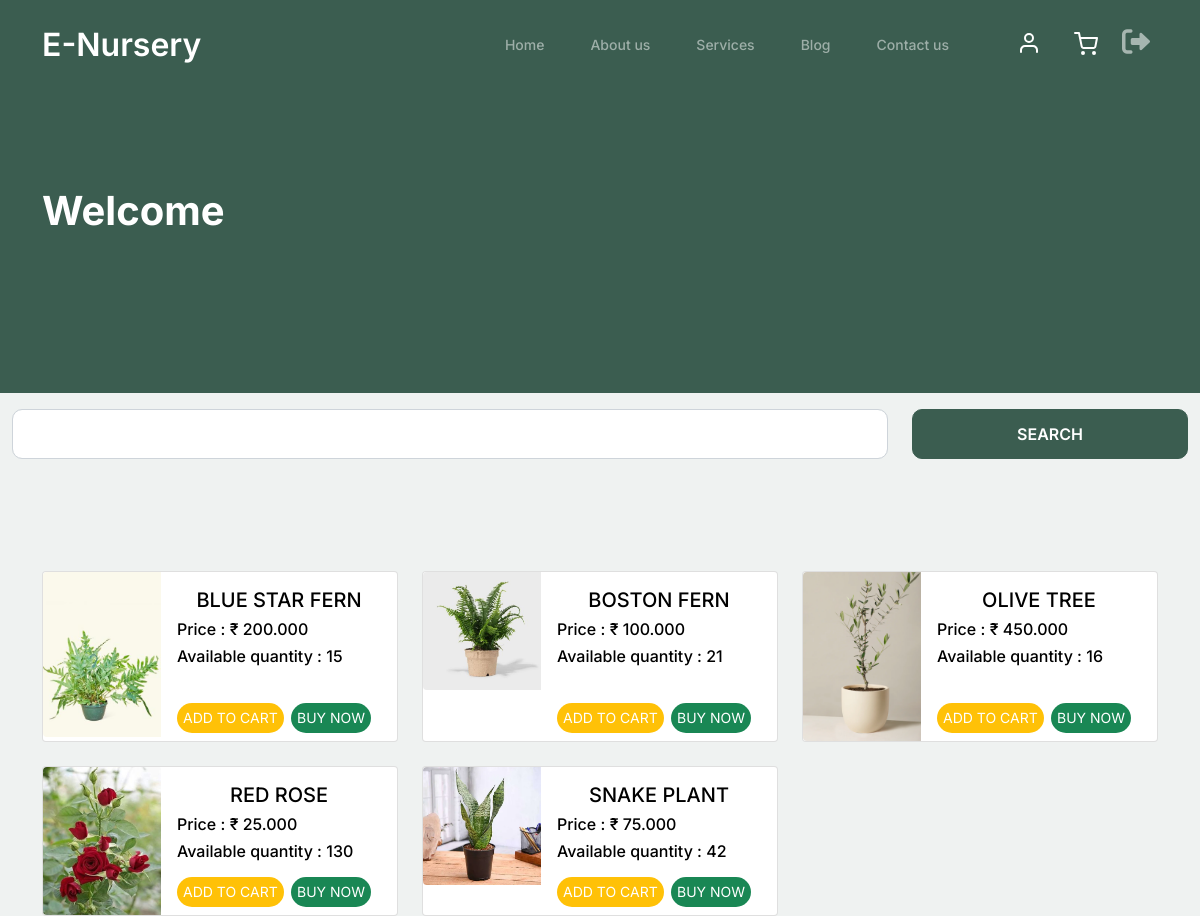
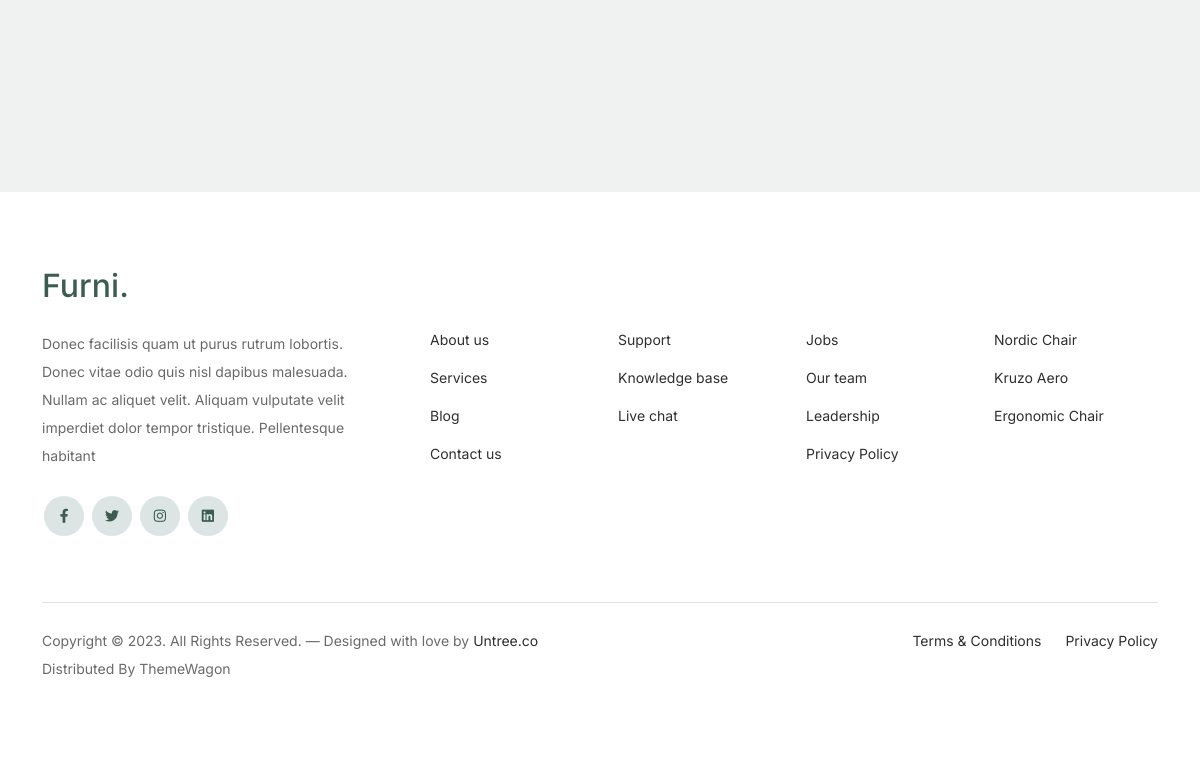
The page /user_home on the database as committed earlier (2 pictures, top to bottom).
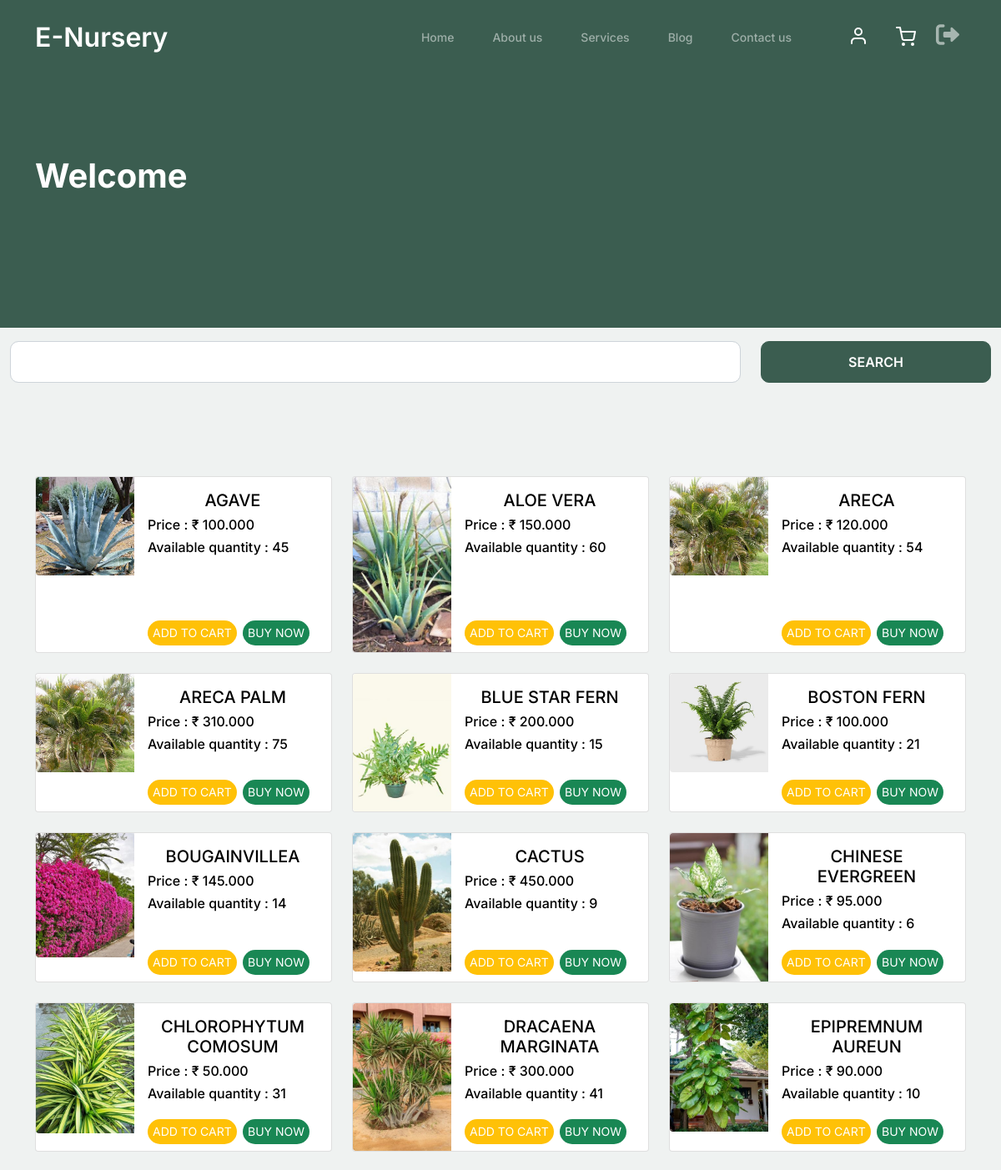
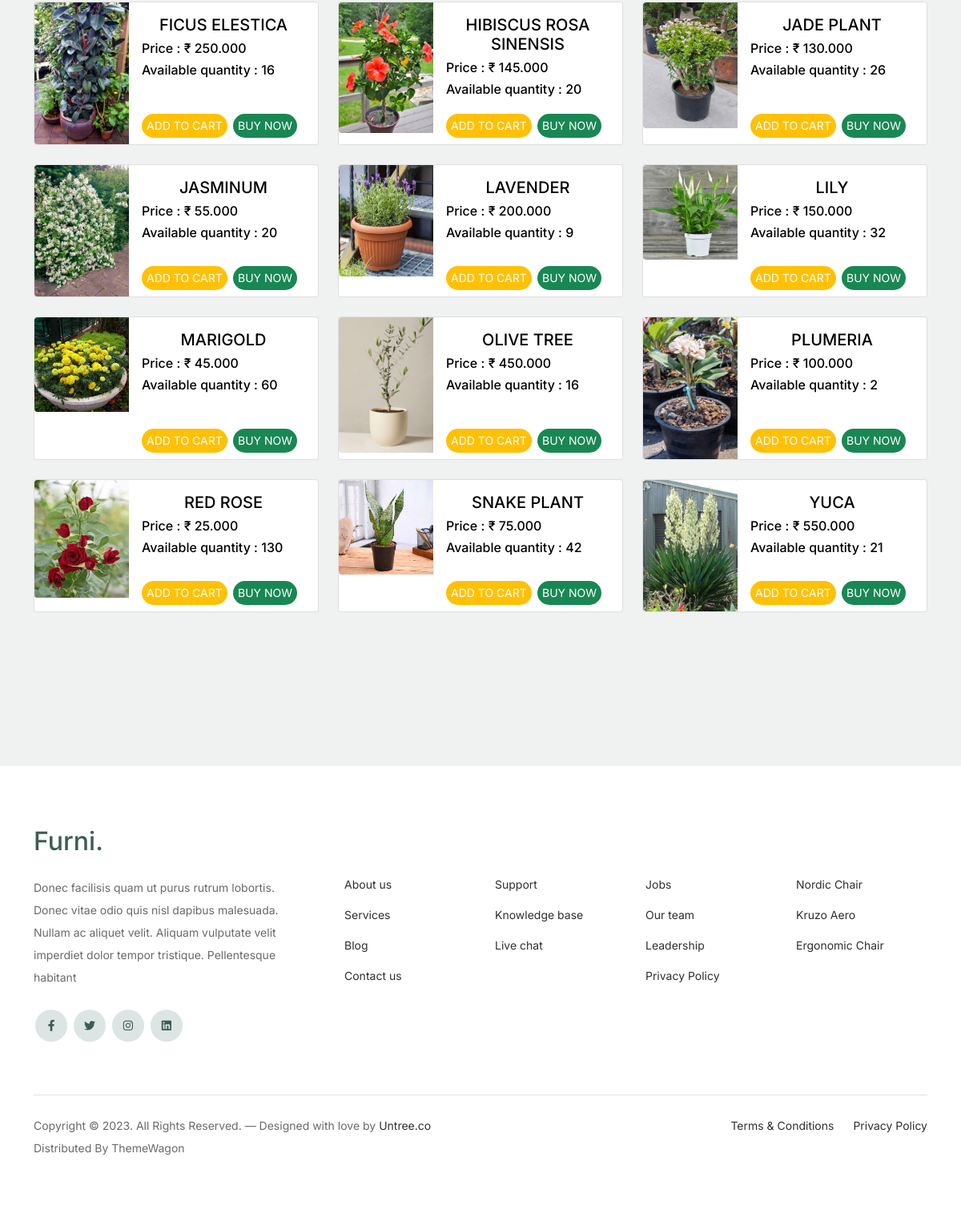
The same page on the database as committed later (2 pictures, top to bottom).
### products/models.py (models this page shows, shortened)
class Products(models.Model):
    product_name = models.CharField(max_length=255)
    product_price = models.DecimalField(max_digits=10, decimal_places=3, validators=[MinValueValidator(0)])
    product_quantity = models.PositiveIntegerField()
    product_image = models.ImageField(upload_to='product_images/')

### users/views.py (the view)
# urls.py: path('user_home', views.user_home, name="user_home"),
def user_home(request):
    products = Products.objects.filter(product_quantity__gt = 0).order_by('product_name')
    return render(request, "home.html", {'products' : products})

### templates/home.html (shortened to what this page needs)
{% extends "base.html" %} {% block content %}
<div class="hero">
  <div class="container">
    <div class="row justify-content-between">
      <div class="col-lg-5">
        <div class="intro-excerpt">
          <h1>Welcome</h1>
        </div>
      </div>
    </div>
  </div>
</div>
<div class="container-fluid">
  <form action="search" method="post">
    <div class="form-group row mt-3">
      <div class="col-md-9">
        <input
          type="search"
          name="h_search"
          id="h_search"
          class="form-control"
          value="{{ term }}" />
      </div>
      <div class="col-md-3">
        <a href="search">
          <input
            type="submit"
            value="SEARCH"
            id="searchbtn"
            name="searchbtn"
            class="form-control btn btn-primary" />
        </a>
      </div>
    </div>
  </form>
</div>
<div class="untree_co-section product-section before-footer-section">
  <div class="container">
    <div class="row row-cols-1 row-cols-md-3 g-4">
      {% for product in products %}
      <div class="card-group">
        <div class="card h-100 text-black">
          <div class="row g-0">
            <div class="col-md-4">
                <img
                  src="{{ product.product_image.url }}"
                  class="img-fluid rounded-start border-primary"
                  alt="Image of {{ product.product_name }}"
                  style="width: 100%; height: 100%; object-fit: cover" />
            </div>
            <div class="col-md-8">
              <div class="card-body d-flex flex-column">
                <h5 class="card-title text-uppercase text-center mb-2">
                  {{ product.product_name }}
                </h5>
                <h6 class="cart-title text-left mb-2">
                  Price : <span>&#8377;</span>
                  {{ product.product_price }}
                </h6>
                <h6 class="cart-title text-left mb-2">
                  Available quantity : {{ product.product_quantity }}
                </h6>
                <div class="mt-auto">
                  <div class="row">
                    <div class="col-md-6">
                      <a href="{% url 'add_to_cart' %}?product_id={{ product.id }}">
                        <button
                          class="btn-warning border-0 rounded-pill position-absolute bottom-0 mb-2 text-white">
                          ADD TO CART
                        </button>
                      </a>
                    </div>
                    <div class="col-md-6">
                      <a href="">
                        <button
                          class="btn-success border-0 rounded-pill position-absolute bottom-0 mb-2">
                          BUY NOW
                        </button>
                      </a>
                    </div>
                  </div>
                </div>
              </div>
            </div>
          </div>
        </div>
    </div>
        {% endfor %}
      </div>
    </div>
  </div>
{% endblock %}

### templates/base.html (shortened to what this page needs)
<!doctype html>
<html lang="en">
	{% load static %}
<head>
	<link href="{% static 'css/bootstrap.min.css' %}" rel="stylesheet">
	<link href="https://cdnjs.cloudflare.com/ajax/libs/font-awesome/6.0.0-beta3/css/all.min.css" rel="stylesheet">
	<link href="{% static 'css/tiny-slider.css' %}" rel="stylesheet">
	<link href="{% static 'css/style.css' %}" rel="stylesheet">
</head>
<body>
	<nav class="custom-navbar navbar navbar navbar-expand-md navbar-dark bg-dark" arial-label="Furni navigation bar">
		<div class="container">
			<a class="navbar-brand" href="index.html">E-Nursery</a>
			<div class="collapse navbar-collapse" id="navbarsFurni">
				<ul class="custom-navbar-nav navbar-nav ms-auto mb-2 mb-md-0">
					<li class="nav-item">
						<a class="nav-link" href="{% url 'user_home' %}">Home</a>
					</li>
					<li><a class="nav-link" href="about.html">About us</a></li>
					<li><a class="nav-link" href="services.html">Services</a></li>
					<li><a class="nav-link" href="blog.html">Blog</a></li>
					<li><a class="nav-link" href="{% url 'contact' %}">Contact us</a></li>
				</ul>
				<ul class="custom-navbar-cta navbar-nav mb-2 mb-md-0 ms-5">
					<li><a class="nav-link" href="{% url 'editprofile' %}"><img src="{% static 'images/user.svg' %}"></a></li>
					<li><a class="nav-link" href="{% url 'view_cart' %}"><img src="{% static 'images/cart.svg' %}"></a></li>
					<li><a class="nav-link ms-2" href="{% url 'logout' %}"><i class="fa fa-sign-out-alt" style="font-size: 28px;"></i></a></li>
				</ul>
			</div>
		</div>
	</nav>
	{% block content %}
	{% endblock %}
	<footer class="footer-section">
		<div class="container relative">
			<div class="row g-5 mb-5">
				<div class="col-lg-4">
					<div class="mb-4 footer-logo-wrap"><a href="#" class="footer-logo">Furni<span>.</span></a></div>
					<p class="mb-4">Donec facilisis quam ut purus rutrum lobortis. Donec vitae odio quis nisl dapibus
						malesuada. Nullam ac aliquet velit. Aliquam vulputate velit imperdiet dolor tempor tristique.
						Pellentesque habitant</p>
					<ul class="list-unstyled custom-social">
						<li><a href="#"><span class="fa fa-brands fa-facebook-f"></span></a></li>
						<li><a href="#"><span class="fa fa-brands fa-twitter"></span></a></li>
						<li><a href="#"><span class="fa fa-brands fa-instagram"></span></a></li>
						<li><a href="#"><span class="fa fa-brands fa-linkedin"></span></a></li>
					</ul>
				</div>
				<div class="col-lg-8">
					<div class="row links-wrap">
						<div class="col-6 col-sm-6 col-md-3">
							<ul class="list-unstyled">
								<li><a href="#">About us</a></li>
								<li><a href="#">Services</a></li>
								<li><a href="#">Blog</a></li>
								<li><a href="#">Contact us</a></li>
							</ul>
						</div>
						<div class="col-6 col-sm-6 col-md-3">
							<ul class="list-unstyled">
								<li><a href="#">Support</a></li>
								<li><a href="#">Knowledge base</a></li>
								<li><a href="#">Live chat</a></li>
							</ul>
						</div>
						<div class="col-6 col-sm-6 col-md-3">
							<ul class="list-unstyled">
								<li><a href="#">Jobs</a></li>
								<li><a href="#">Our team</a></li>
								<li><a href="#">Leadership</a></li>
								<li><a href="#">Privacy Policy</a></li>
							</ul>
						</div>
						<div class="col-6 col-sm-6 col-md-3">
							<ul class="list-unstyled">
								<li><a href="#">Nordic Chair</a></li>
								<li><a href="#">Kruzo Aero</a></li>
								<li><a href="#">Ergonomic Chair</a></li>
							</ul>
						</div>
					</div>
				</div>
			</div>
			<div class="border-top copyright">
				<div class="row pt-4">
					<div class="col-lg-6">
						<p class="mb-2 text-center text-lg-start">Copyright &copy;
							<script>document.write(new Date().getFullYear());</script>. All Rights Reserved. &mdash;
							Designed with love by <a href="https://untree.co">Untree.co</a> Distributed By <a
								hreff="https://themewagon.com">ThemeWagon</a>
						</p>
					</div>
					<div class="col-lg-6 text-center text-lg-end">
						<ul class="list-unstyled d-inline-flex ms-auto">
							<li class="me-4"><a href="#">Terms &amp; Conditions</a></li>
							<li><a href="#">Privacy Policy</a></li>
						</ul>
					</div>
				</div>
			</div>
		</div>
	</footer>
</body>
</html>

### static/css/style.css (style rules this page uses)
body { overflow-x: hidden; position: relative; }
body { font-family: "Inter", sans-serif; font-weight: 400; line-height: 28px; color: #6a6a6a; font-size: 14px; background-color: #eff2f1; }
a { text-decoration: none; -webkit-transition: .3s all ease; -o-transition: .3s all ease; transition: .3s all ease; color: #2f2f2f; text-decoration: underline; }
.custom-navbar { background: #3b5d50 !important; padding-top: 20px; padding-bottom: 20px; }
.custom-navbar .navbar-brand { font-size: 32px; font-weight: 600; }
@media (min-width: 992px) { .custom-navbar .custom-navbar-nav li { margin-left: 15px; margin-right: 15px; } }
.custom-navbar .custom-navbar-nav li a { font-weight: 500; color: #ffffff !important; opacity: .5; -webkit-transition: .3s all ease; -o-transition: .3s all ease; transition: .3s all ease; position: relative; }
@media (min-width: 768px) { .custom-navbar .custom-navbar-nav li a:before { content: ""; position: absolute; bottom: 0; left: 8px; right: 8px; background: #f9bf29; height: 5px; opacity: 1; visibility: visible; width: 0; -webkit-transition: .15s all ease-out; -o-transition: .15s all ease-out; transition: .15s all ease-out; } }
.custom-navbar .custom-navbar-cta { margin-left: 0 !important; -webkit-box-orient: horizontal; -webkit-box-direction: normal; -ms-flex-direction: row; flex-direction: row; }
@media (min-width: 768px) { .custom-navbar .custom-navbar-cta { margin-left: 40px !important; } }
.custom-navbar .custom-navbar-cta li { margin-left: 0px; margin-right: 0px; }
.custom-navbar .custom-navbar-cta li:first-child { margin-right: 20px; }
.hero { background: #3b5d50; padding: calc(4rem - 30px) 0 0rem 0; }
@media (min-width: 768px) { .hero { padding: calc(4rem - 30px) 0 4rem 0; } }
@media (min-width: 992px) { .hero { padding: calc(8rem - 30px) 0 8rem 0; } }
.hero .intro-excerpt { position: relative; z-index: 4; }
@media (min-width: 992px) { .hero .intro-excerpt { max-width: 450px; } }
.hero h1 { font-weight: 700; color: #ffffff; margin-bottom: 30px; }
.btn { font-weight: 600; padding: 12px 30px; border-radius: 30px; color: #ffffff; background: #2f2f2f; border-color: #2f2f2f; }
.btn.btn-primary { background: #3b5d50; border-color: #3b5d50; }
.product-section { padding: 7rem 0; }
.before-footer-section { padding: 7rem 0 12rem 0 !important; }
.footer-section { padding: 80px 0; background: #ffffff; }
.footer-section .relative { position: relative; }
.footer-section a { text-decoration: none; color: #2f2f2f; -webkit-transition: .3s all ease; -o-transition: .3s all ease; transition: .3s all ease; }
.footer-section .links-wrap { margin-top: 0px; }
@media (min-width: 992px) { .footer-section .links-wrap { margin-top: 54px; } }
.footer-section .links-wrap ul li { margin-bottom: 10px; }
.footer-section .footer-logo-wrap .footer-logo { font-size: 32px; font-weight: 500; text-decoration: none; color: #3b5d50; }
.footer-section .custom-social li { margin: 2px; display: inline-block; }
.footer-section .custom-social li a { width: 40px; height: 40px; text-align: center; line-height: 40px; display: inline-block; background: #dce5e4; color: #3b5d50; border-radius: 50%; }
.footer-section .border-top { border-color: #dce5e4; }
.footer-section .border-top.copyright { font-size: 14px !important; }
.untree_co-section { padding: 7rem 0; }
.form-control { height: 50px; border-radius: 10px; font-family: "Inter", sans-serif; }

Rows that differ between the two databases and show on the page:
added Products: product_image (picture), product_name "AGAVE", product_price "100.000", product_quantity "45"
added Products: product_image (picture), product_name "ALOE VERA", product_price "150.000", product_quantity "60"
added Products: product_image (picture), product_name "ARECA", product_price "120.000", product_quantity "54"
added Products: product_image (picture), product_name "ARECA PALM", product_price "310.000", product_quantity "75"
added Products: product_image (picture), product_name "BOUGAINVILLEA", product_price "145.000", product_quantity "14"
added Products: product_image (picture), product_name "CACTUS", product_price "450.000", product_quantity "9"
added Products: product_image (picture), product_name "CHINESE EVERGREEN", product_price "95.000", product_quantity "6"
added Products: product_image (picture), product_name "CHLOROPHYTUM COMOSUM", product_price "50.000", product_quantity "31"
added Products: product_image (picture), product_name "DRACAENA MARGINATA", product_price "300.000", product_quantity "41"
added Products: product_image (picture), product_name "EPIPREMNUM AUREUN", product_price "90.000", product_quantity "10"
added Products: product_image (picture), product_name "FICUS ELESTICA", product_price "250.000", product_quantity "16"
added Products: product_image (picture), product_name "HIBISCUS ROSA SINENSIS", product_price "145.000", product_quantity "20"
added Products: product_image (picture), product_name "JADE PLANT", product_price "130.000", product_quantity "26"
added Products: product_image (picture), product_name "JASMINUM", product_price "55.000", product_quantity "20"
added Products: product_image (picture), product_name "LAVENDER", product_price "200.000", product_quantity "9"
added Products: product_image (picture), product_name "LILY", product_price "150.000", product_quantity "32"
added Products: product_image (picture), product_name "MARIGOLD", product_price "45.000", product_quantity "60"
added Products: product_image (picture), product_name "PLUMERIA", product_price "100.000", product_quantity "2"
added Products: product_image (picture), product_name "YUCA", product_price "550.000", product_quantity "21"
